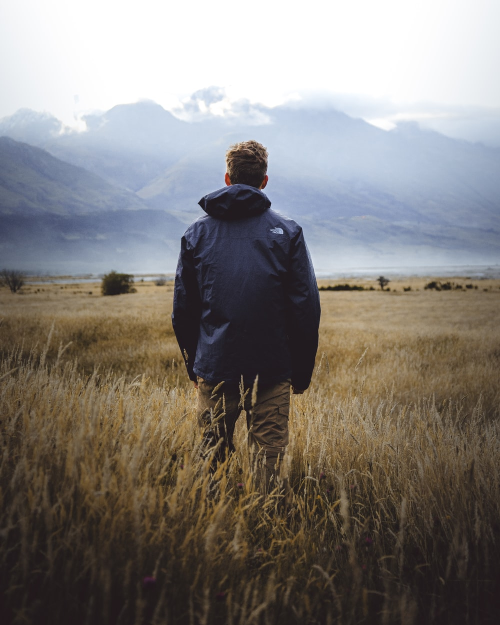
#> input picture Video4/OpenCVimg.jpg, 1000 x 1250 px (shown at 1/2 size)
$ python Video4Code.py
#> lines starting #> are read from the running program, lines starting #| are printed output that depends on the picture; after the words box and inside, x2 and y2 are one past the last pixel; in counts of white or black regions, pixels touching at a corner belong together
import cv2
import numpy as np
# Importing files.
img = cv2.imread('OpenCVimg.jpg', cv2.IMREAD_COLOR)
#> img is the input picture: shape (1250, 1000, 3); mean B, G, R 122, 125.7, 130.3
# Used to read the image with the use of path and flag. Here image is imported in original colors.
px = img[55, 55]
#> px = [250, 248, 247]
# Stores the color values of the region specified in the image.
print(px)
#| [250 248 247]
# Prints out the color values.
img[55, 55] = [100, 20, 100]
#> img: shape (1250, 1000, 3); under 0.01% of pixels changed, all inside (x1, y1, x2, y2) = (55, 55, 56, 56)
# We are changing the color values of the given pixel.
px = img[55, 55]
#> px = [100, 20, 100]
# Now the new values of color of the pixel is stored. So, the previous value gets over-written.
print(px)
#| [100  20 100]
# New value will be printed.
img[37:111, 107:194] = [100, 20, 100]
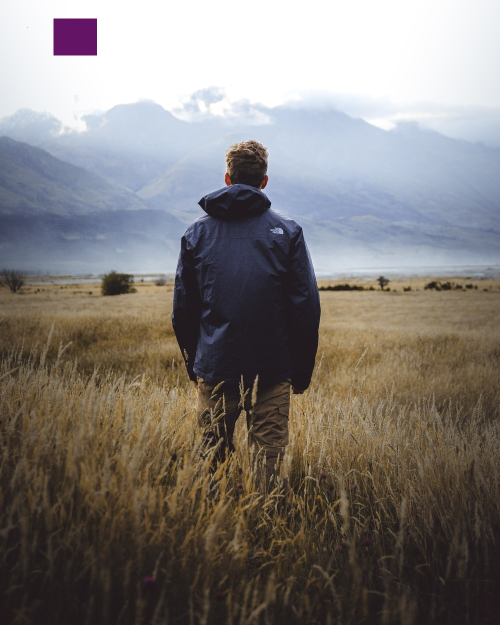
#> img: shape (1250, 1000, 3) (shown at 1/2 size); mean B, G, R 121.2, 124.5, 129.5
# This changes the color value of the entire Region Of Image which is defined within the square brackets.
Copy_image = img[300:400, 500:550]
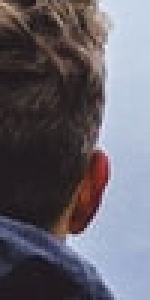
#> Copy_image: shape (100, 50, 3) (shown 3 times larger); mean B, G, R 108.3, 98.9, 102
# Image is copied from the the location specified within square brackets.
img[20:120, 20:70] = Copy_image
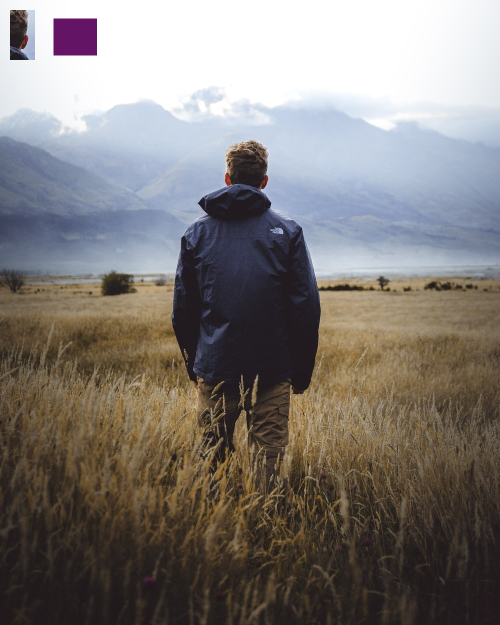
#> img: shape (1250, 1000, 3) (shown at 1/2 size); 0.4% of pixels changed, all inside (x1, y1, x2, y2) = (20, 20, 70, 120)
# Copied image is pasted at the location specified within the square brackets.
cv2.imshow('image', img)
cv2.waitKey(0)
cv2.destroyAllWindows()
# Shows the image and closes the window on command.
